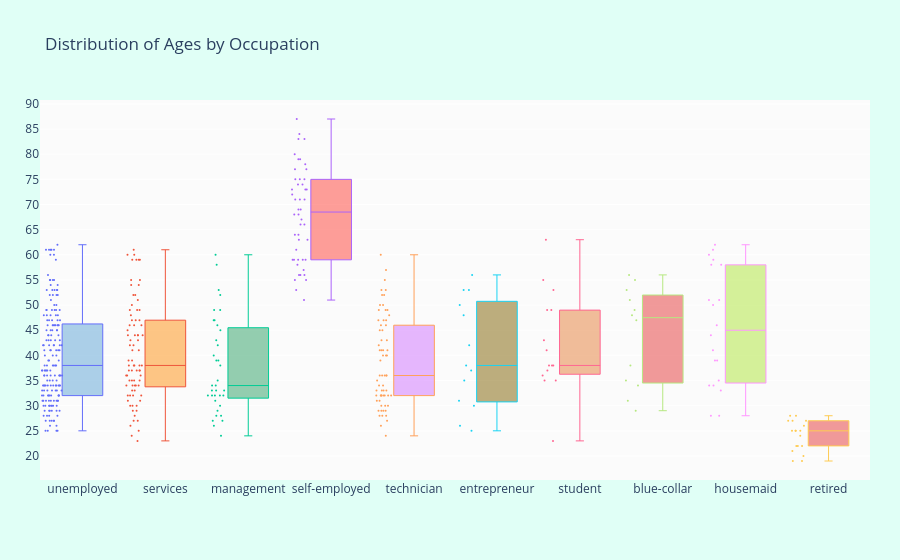

Notebook code cell kept with this figure:
### Code cell
# Now let's see which occupation tended to have more balance in their accounts

subscribed_df = df.loc[df["deposit"] == "yes"]

occupations = df["job"].unique().tolist()

# Get the balances by jobs
management = subscribed_df["age"].loc[subscribed_df["job"] == "management"].values
technician = subscribed_df["age"].loc[subscribed_df["job"] == "technician"].values
services = subscribed_df["age"].loc[subscribed_df["job"] == "services"].values
retired = subscribed_df["age"].loc[subscribed_df["job"] == "retired"].values
blue_collar = subscribed_df["age"].loc[subscribed_df["job"] == "blue-collar"].values
unemployed = subscribed_df["age"].loc[subscribed_df["job"] == "unemployed"].values
entrepreneur = subscribed_df["age"].loc[subscribed_df["job"] == "entrepreneur"].values
housemaid = subscribed_df["age"].loc[subscribed_df["job"] == "housemaid"].values
self_employed = subscribed_df["age"].loc[subscribed_df["job"] == "self-employed"].values
student = subscribed_df["age"].loc[subscribed_df["job"] == "student"].values


ages = [management, technician, services, retired, blue_collar, unemployed, 
         entrepreneur, housemaid, self_employed, student]

colors = ['rgba(93, 164, 214, 0.5)', 'rgba(255, 144, 14, 0.5)',
          'rgba(44, 160, 101, 0.5)', 'rgba(255, 65, 54, 0.5)', 
          'rgba(207, 114, 255, 0.5)', 'rgba(127, 96, 0, 0.5)',
         'rgba(229, 126, 56, 0.5)', 'rgba(229, 56, 56, 0.5)',
         'rgba(174, 229, 56, 0.5)', 'rgba(229, 56, 56, 0.5)']

traces = []

for xd, yd, cls in zip(occupations, ages, colors):
        traces.append(go.Box(
            y=yd,
            name=xd,
            boxpoints='all',
            jitter=0.5,
            whiskerwidth=0.2,
            fillcolor=cls,
            marker=dict(
                size=2,
            ),
            line=dict(width=1),
        ))

layout = go.Layout(
    title='Distribution of Ages by Occupation',
    yaxis=dict(
        autorange=True,
        showgrid=True,
        zeroline=True,
        dtick=5,
        gridcolor='rgb(255, 255, 255)',
        gridwidth=1,
        zerolinecolor='rgb(255, 255, 255)',
        zerolinewidth=2,
    ),
    margin=dict(
        l=40,
        r=30,
        b=80,
        t=100,
    ),
    paper_bgcolor='rgb(224,255,246)',
    plot_bgcolor='rgb(251,251,251)',
    showlegend=False
)

fig = go.Figure(data=traces, layout=layout)
iplot(fig)

### Figure 1 — Plotly figure (JSON) as saved in the notebook; plotly's stock layout.template omitted (floating-point values rounded to 4 significant figures; data arrays with more than 128 entries replaced by an {"elided": "..."} marker saying what was removed)
{"data": [{"boxpoints": "all", "fillcolor": "rgba(93, 164, 214, 0.5)", "jitter": 0.5, "line": {"width": 1}, "marker": {"size": 2}, "name": "unemployed", "type": "box", "whiskerwidth": 0.2, "y": {"elided": "177 int values"}}, {"boxpoints": "all", "fillcolor": "rgba(255, 144, 14, 0.5)", "jitter": 0.5, "line": {"width": 1}, "marker": {"size": 2}, "name": "services", "type": "box", "whiskerwidth": 0.2, "y": [49, 34, 25, 35, 60, 35, 44, 52, 28, 35, 38, 36, 60, 41, 45, 42, 59, 37, 37, 32, 31, 27, 47, 38, 32, 59, 29, 46, 33, 37, 34, 38, 39, 39, 27, 44, 34, 59, 48, 47, 44, 37, 51, 23, 44, 52, 42, 29, 32, 47, 46, 37, 38, 32, 35, 41, 61, 34, 49, 50, 31, 24, 54, 55, 43, 49, 43, 34, 55, 46, 54, 44, 30, 36, 30, 30, 38, 33, 36, 59, 26]}, {"boxpoints": "all", "fillcolor": "rgba(44, 160, 101, 0.5)", "jitter": 0.5, "line": {"width": 1}, "marker": {"size": 2}, "name": "management", "type": "box", "whiskerwidth": 0.2, "y": [52, 27, 32, 32, 28, 39, 28, 34, 34, 38, 45, 47, 30, 42, 33, 40, 24, 27, 43, 35, 49, 49, 33, 47, 60, 46, 58, 33, 29, 26, 32, 32, 53, 31, 32, 39]}, {"boxpoints": "all", "fillcolor": "rgba(255, 65, 54, 0.5)", "jitter": 0.5, "line": {"width": 1}, "marker": {"size": 2}, "name": "self-employed", "type": "box", "whiskerwidth": 0.2, "y": [68, 78, 77, 56, 75, 59, 75, 77, 59, 55, 53, 56, 75, 59, 80, 83, 59, 64, 71, 74, 73, 61, 56, 71, 55, 73, 67, 63, 79, 72, 59, 64, 87, 79, 71, 58, 68, 74, 66, 51, 66, 69, 84, 57, 69, 73, 63, 83]}, {"boxpoints": "all", "fillcolor": "rgba(207, 114, 255, 0.5)", "jitter": 0.5, "line": {"width": 1}, "marker": {"size": 2}, "name": "technician", "type": "box", "whiskerwidth": 0.2, "y": [32, 45, 29, 29, 24, 50, 45, 32, 28, 32, 30, 36, 41, 29, 47, 34, 40, 34, 49, 55, 36, 33, 60, 31, 53, 52, 32, 57, 47, 26, 41, 33, 28, 33, 32, 41, 41, 53, 40, 43, 49, 39, 30, 52, 36, 40, 35, 43, 30, 36, 36, 46, 28, 32, 47, 32, 48, 27, 33, 31, 50, 29, 32, 49, 42, 46]}, {"boxpoints": "all", "fillcolor": "rgba(127, 96, 0, 0.5)", "jitter": 0.5, "line": {"width": 1}, "marker": {"size": 2}, "name": "entrepreneur", "type": "box", "whiskerwidth": 0.2, "y": [31, 56, 35, 53, 25, 48, 26, 42, 30, 53, 37, 38, 50]}, {"boxpoints": "all", "fillcolor": "rgba(229, 126, 56, 0.5)", "jitter": 0.5, "line": {"width": 1}, "marker": {"size": 2}, "name": "student", "type": "box", "whiskerwidth": 0.2, "y": [49, 38, 49, 35, 35, 63, 37, 43, 23, 38, 38, 36, 53, 55, 41]}, {"boxpoints": "all", "fillcolor": "rgba(229, 56, 56, 0.5)", "jitter": 0.5, "line": {"width": 1}, "marker": {"size": 2}, "name": "blue-collar", "type": "box", "whiskerwidth": 0.2, "y": [55, 31, 56, 49, 48, 35, 47, 53, 51, 29, 38, 34]}, {"boxpoints": "all", "fillcolor": "rgba(174, 229, 56, 0.5)", "jitter": 0.5, "line": {"width": 1}, "marker": {"size": 2}, "name": "housemaid", "type": "box", "whiskerwidth": 0.2, "y": [34, 34, 41, 58, 46, 35, 58, 59, 28, 39, 51, 51, 28, 33, 39, 61, 44, 50, 62, 60]}, {"boxpoints": "all", "fillcolor": "rgba(229, 56, 56, 0.5)", "jitter": 0.5, "line": {"width": 1}, "marker": {"size": 2}, "name": "retired", "type": "box", "whiskerwidth": 0.2, "y": [20, 21, 25, 19, 27, 28, 25, 22, 27, 24, 22, 27, 19, 22, 28, 26, 25, 25]}], "layout": {"margin": {"b": 80, "l": 40, "r": 30, "t": 100}, "paper_bgcolor": "rgb(224,255,246)", "plot_bgcolor": "rgb(251,251,251)", "showlegend": false, "title": {"text": "Distribution of Ages by Occupation"}, "yaxis": {"autorange": true, "dtick": 5, "gridcolor": "rgb(255, 255, 255)", "gridwidth": 1, "showgrid": true, "zeroline": true, "zerolinecolor": "rgb(255, 255, 255)", "zerolinewidth": 2}}}
